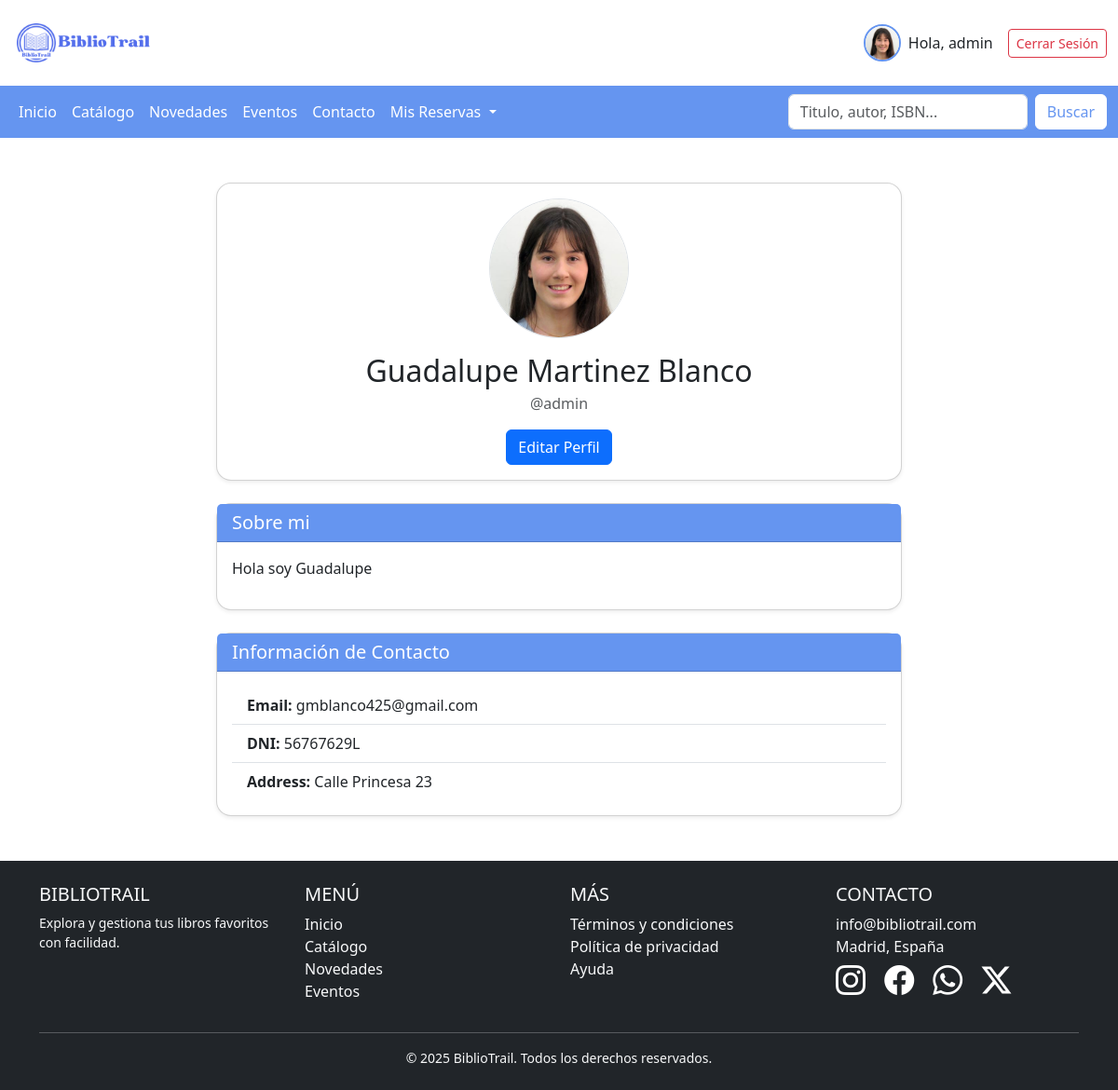
Page /autenticacion/perfil/ (signed in) on the committed database.
### autenticacion/models.py (models this page shows, shortened)
class PerfilUsuario(models.Model):
    user = models.OneToOneField(User, on_delete=models.CASCADE, related_name="perfil")
    nombre = models.CharField(max_length=200, blank=True, null=True)
    apellido = models.CharField(max_length=200, blank=True, null=True)
    email = models.EmailField(max_length=500, blank=True, null=True)
    username = models.CharField(max_length=200, blank=True, null=True)
    dni = models.CharField(max_length=9, unique=True, blank=True, null=True, help_text="Ingrese su DNI")
    sexo = models.CharField(max_length=6, choices=[('M', 'Hombre'), ('F', 'Mujer')], blank=True, null=True)
    direccion = models.TextField(max_length=250, blank=True, null=True, help_text="Ingrese la dirección de su domicilio")
    codigo_postal = models.CharField(max_length=5, blank=True, null=True)
    ciudad = models.CharField(max_length=40, blank=True, null=True)
    provincia = models.CharField(max_length=40, blank=True, null=True)
    avatar = models.ImageField(null=True,blank=True , default="avatar.svg")
    bio = models.TextField(null=True)
    created = models.DateTimeField(auto_now_add=True)
    class Meta:
        ordering = ['created']
        verbose_name = "Perfil de usuario"
        verbose_name_plural = "Perfiles de usuarios"

### autenticacion/views.py (the view)
# urls.py: path('perfil/', perfil,name="perfil"),
def perfil(request):
    try:
        perfil = request.user.perfil
    except PerfilUsuario.DoesNotExist:
        perfil = None
    contexto = {'perfil': perfil}
    return render(request, "perfil/perfil.html", contexto)

### autenticacion/templates/perfil/perfil.html
{% extends "BibliotrailApp/base.html" %}
{% load static %}
{% block content %}
<main class="container my-5">
    <div class="row justify-content-center">
        <div class="col-md-10 col-lg-8">
            <div class="card shadow-sm  rounded-4">
                <div class="card-body text-center">
                    <div class="position-relative d-inline-block mb-3">
                        <img src="{{ perfil.avatar.url }}" alt="User Avatar"
                             class="rounded-circle border" style="width: 150px; height: 150px; object-fit: cover; border: 4px solid #6595f0;">
                    </div>
                    <h2 class="mb-1">{{ perfil.nombre}} {{ perfil.apellido }}</h2>
                    <p class="text-muted">@{{ perfil.username }}</p>
                    <a href="{% url 'editar_perfil' %}" class="btn btn-primary">Editar Perfil</a>
                </div>
            </div>
            <div class="card mt-4 shadow-sm rounded-4">
                <div class="card-header text-white" style="background-color: #6595f0;">
                    <h5 class="mb-0">Sobre mi</h5>
                </div>
                <div class="card-body">
                    <p>{{ perfil.bio|default:"No bio available." }}</p>
                </div>
            </div>
            <div class="card mt-4 shadow-sm rounded-4">
                <div class="card-header text-white" style="background-color: #6595f0;">
                    <h5 class="mb-0">Información de Contacto</h5>
                </div>
                <div class="card-body">
                    <ul class="list-group list-group-flush">
                        <li class="list-group-item"><strong>Email:</strong> {{ perfil.user.email }}</li>
                        <li class="list-group-item"><strong>DNI:</strong> {{ perfil.dni |default:"Not provided" }}</li>
                        <li class="list-group-item"><strong>Address:</strong> {{ perfil.direccion|default:"Not provided" }}</li>
                    </ul>
                </div>
            </div>
        </div>
    </div>
</main>
{% endblock %}

### BibliotrailApp/templates/BibliotrailApp/base.html (shortened to what this page needs)
<!DOCTYPE html>
<html lang="en">
<head>
    {% load static %}
    <link href="https://cdn.jsdelivr.net/npm/bootstrap@5.3.3/dist/css/bootstrap.min.css" rel="stylesheet">
    <link rel="stylesheet" href="https://cdn.jsdelivr.net/npm/bootstrap-icons@1.11.3/font/bootstrap-icons.min.css">
    <link href="{% static 'BibliotrailApp/css/style.css' %}" rel="stylesheet">
</head>
<body>
    <header class="container-fluid py-3">
        <div class="row align-items-center">
            <div class="col-6 col-md-3">
                <img src="{% static 'BibliotrailApp/images/BiblioTrail.png' %}" alt="Logo BiblioTrail" class="img-fluid" style="max-width: 150px;">
            </div>
            <div class="col-6 col-md-9 text-end">
                <div class="d-flex flex-column flex-sm-row align-items-center justify-content-end gap-3">
                    {% if user.is_authenticated %}
                        <a href="{% url 'perfil' %}" class="d-flex align-items-center text-decoration-none text-dark">
                            <img src="{{request.user.perfil.avatar.url}}" alt="Avatar"
                                class="rounded-circle img-fluid" style="width: 40px; height: 40px; object-fit: cover; border: 2px solid #6595f0;">
                            <span class="ms-2 d-none d-sm-inline">Hola, {{ user.username }}</span>
                        </a>
                        <a href="{% url 'cerrar_sesion' %}" class="btn btn-outline-danger btn-sm">Cerrar Sesión</a>
                    {% else %}
                        <a href="{% url 'register' %}" class="btn btn-danger btn-sm">Registrarse</a>
                        <a href="{% url 'iniciar_sesion' %}" class="btn btn-outline-danger btn-sm">Iniciar Sesión</a>
                    {% endif %}
                </div>
            </div>
        </div>
    </header>
    <nav class="navbar navbar-expand-lg navbar-custom">
        <div class="container-fluid" >
            <div class="collapse navbar-collapse" id="navbarSupportedContent">
                <ul class="navbar-nav me-auto mb-2 mb-lg-0">
                    <li class="nav-item">
                        <a class="nav-link {% if request.path == '/' %} active {% endif %}" aria-current="page" href="{% url 'Inicio' %}">Inicio</a>
                    </li>
                    <li class="nav-item ">
                        <a class="nav-link {% if request.path == '/catalogo/' %} active {% endif %}" href="{% url 'Catalogo' %}">Catálogo</a>
                    </li>
                    <li class="nav-item">
                        <a class="nav-link {% if request.path == '/novedades/' %} active {% endif %}" href="{% url 'Novedades' %}">Novedades</a>
                    </li>
                    <li class="nav-item">
                        <a class="nav-link {% if request.path == '/eventos/' %} active {% endif %}" href="{% url 'Eventos' %}">Eventos</a>
                    </li>
                    <li class="nav-item">
                        <a class="nav-link {% if request.path == '/contacto/' %} active {% endif %}" href="{% url 'Contacto' %}">Contacto</a>
                    </li>
                    <li class="nav-item dropdown">
                        <a class="nav-link dropdown-toggle" href="{% url 'Reservas' %}" role="button" data-bs-toggle="dropdown" aria-expanded="false">
                            Mis Reservas
                        </a>
                    </li>
                </ul>
                <form class="d-flex" role="search">
                    <input class="form-control me-2" type="search" placeholder="Titulo, autor, ISBN..." aria-label="Search">
                    <button class="btn custom-search-btn" type="submit">Buscar</button>
                </form>
            </div>
        </div>
    </nav>
     {% block content %}
     {% endblock %}
    <footer class="bg-dark text-light py-4 mt-5">
        <div class="container">
            <div class="row text-center text-md-start">
                <div class="col-md-3 mb-4 mb-md-0">
                    <h5 class="text-uppercase">BiblioTrail</h5>
                    <p class="small">Explora y gestiona tus libros favoritos con facilidad.</p>
                </div>
                <div class="col-md-3 mb-4 mb-md-0">
                    <h5 class="text-uppercase">Menú</h5>
                    <ul class="list-unstyled">
                        <li><a href="{% if request.path == '/' %} # {% else %} {% url 'Inicio' %} {% endif %}" class="text-light text-decoration-none">Inicio</a></li>
                        <li><a href="{% url 'Catalogo' %}" class="text-light text-decoration-none">Catálogo</a></li>
                        <li><a href="{% url 'Novedades' %}" class="text-light text-decoration-none">Novedades</a></li>
                        <li><a href="{% url 'Eventos' %}" class="text-light text-decoration-none">Eventos</a></li>
                    </ul>
                </div>
                <div class="col-md-3 mb-4 mb-md-0">
                    <h5 class="text-uppercase">Más</h5>
                    <ul class="list-unstyled">
                        <li><a href="#" class="text-light text-decoration-none">Términos y condiciones</a></li>
                        <li><a href="#" class="text-light text-decoration-none">Política de privacidad</a></li>
                        <li><a href="#" class="text-light text-decoration-none">Ayuda</a></li>
                    </ul>
                </div>
                <div class="col-md-3">
                    <h5 class="text-uppercase">Contacto</h5>
                    <ul class="list-unstyled">
                        <li> info@bibliotrail.com</li>
                        <li> Madrid, España</li>
                        <a href="#" class="text-decoration-none text-white"><i class="bi bi-instagram fs-2 me-3"></i></a>
                        <a href="#" class="text-decoration-none text-white"><i class="bi bi-facebook fs-2 me-3"></i></a>
                        <a href="#" class="text-decoration-none text-white"><i class="bi bi-whatsapp fs-2 me-3"></i></a>
                        <a href="#" class="text-decoration-none text-white"><i class="bi bi-twitter-x fs-2 me-3"></i></a>
                    </ul>
                </div>
            </div>
            <hr class="bg-light">
            <div class="text-center">
                <p class="small mb-0">&copy; 2025 BiblioTrail. Todos los derechos reservados.</p>
            </div>
        </div>
    </footer>
</body>
</html>

### BibliotrailApp/static/BibliotrailApp/css/style.css (style rules this page uses)
.navbar-custom { background-color: #6595f0 !important; }
.navbar-custom .navbar-nav .nav-link { color: white !important; }
.custom-search-btn { color: #6595f0; background-color: white; border-color: white; }

### rows in the picture
PerfilUsuario: avatar (picture), nombre "Guadalupe", apellido "Martinez Blanco", username "admin", bio "Hola soy Guadalupe", user.email "gmblanco425@gmail.com", dni "56767629L", direccion "Calle Princesa 23"

### other values in the picture
{{ user.username }} "admin"
